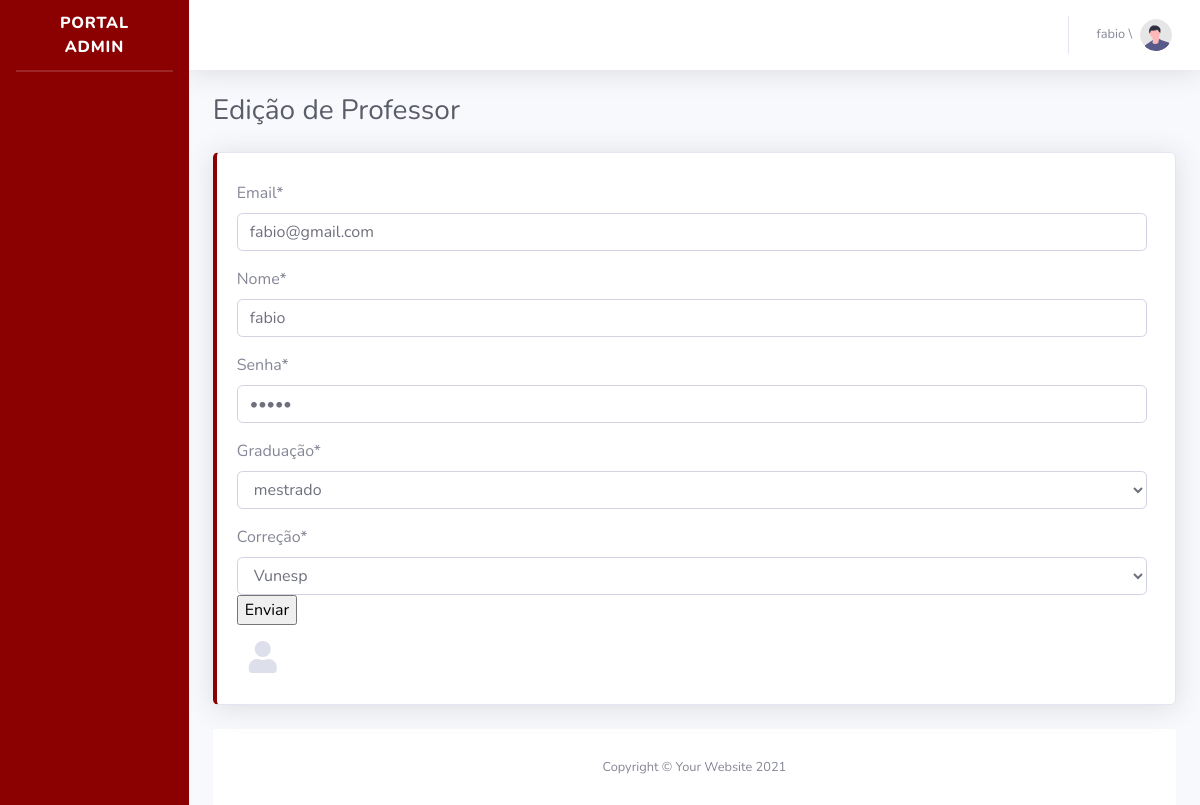
The page /editar_professor.php?id=5 (signed in) on the database as committed earlier.
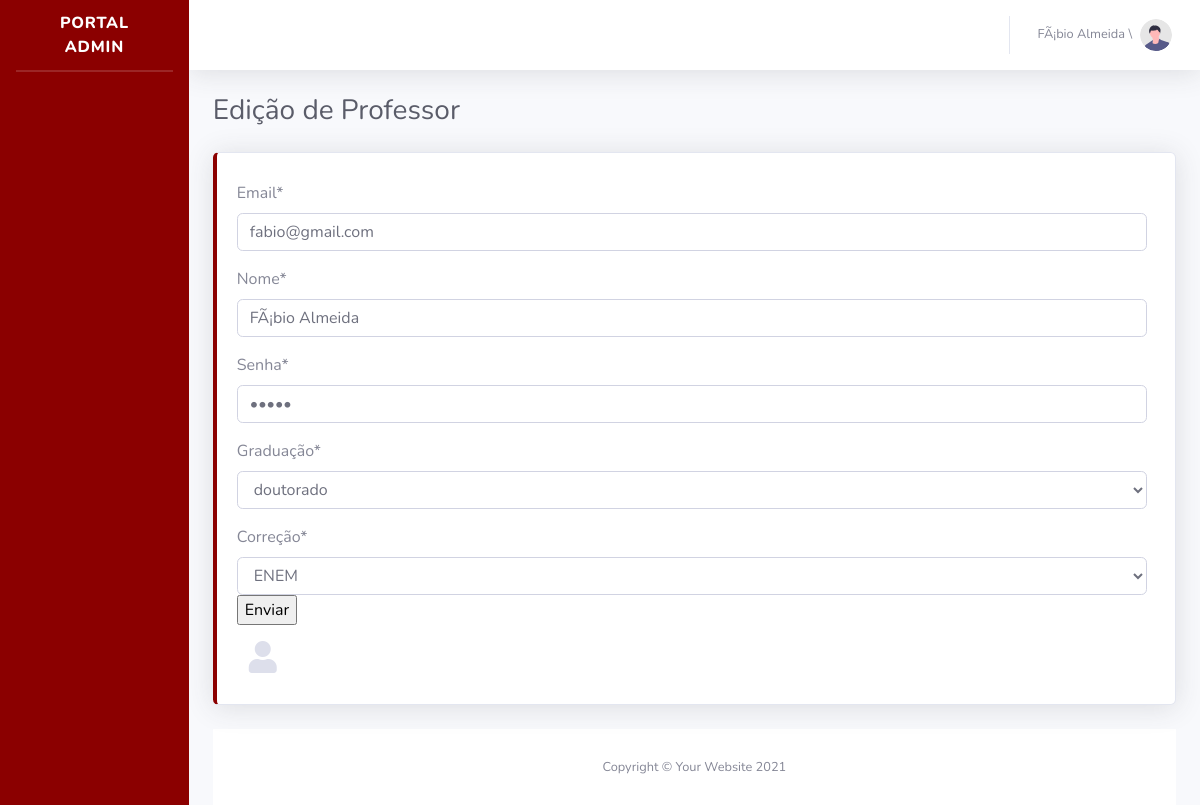
The same page on the database as committed later.
### tables this page shows
CREATE TABLE `tb_professores` (
  `id` int(11) NOT NULL,
  `nome` varchar(100) NOT NULL,
  `email` varchar(50) NOT NULL,
  `senha` varchar(20) NOT NULL,
  `graduacao` varchar(20) NOT NULL,
  `dt_validade` date NOT NULL,
  `id_tp_redacao` int(11) NOT NULL
);

CREATE TABLE `tb_tp_redacao` (
  `id` int(10) NOT NULL,
  `nome` varchar(20) NOT NULL
);

### editar_professor.php (the view, shortened to what the changed rows need)
<?php
    require('conect.php');
    $id = $_GET['id'];
    $sql_id="SELECT * FROM `tb_professores` WHERE id = $id";
    $result=mysqli_query($conecta,$sql_id);
    while($consulta_count=mysqli_fetch_array($result))
        {
            $nome_retorno = $consulta_count['nome'];
            $email_retorno = $consulta_count['email'];
            $senha_retorno = $consulta_count['senha'];
            $graduation_retorno = $consulta_count['graduacao'];
            $tiporedacao_retorno = $consulta_count['id_tp_redacao'];
        }
?>
<!DOCTYPE html>
<html lang='en'>
<head>
    <link href='vendor/fontawesome-free/css/all.min.css' rel='stylesheet' type='text/css'>
    <link href='css/sb-admin-2.min.css' rel='stylesheet'>
</head>
<body id='page-top'>
    <div id='wrapper'>
        <div id='content-wrapper' class='d-flex flex-column'>
            <div id='content'>
                <nav class='navbar navbar-expand navbar-light bg-white topbar mb-4 static-top shadow'>
                    <ul class='navbar-nav ml-auto'>
                        <li class='nav-item dropdown no-arrow'>
                            <a class='nav-link dropdown-toggle' href='#' id='userDropdown' role='button'
                                data-toggle='dropdown' aria-haspopup='true' aria-expanded='false'>
                                <span class='mr-2 d-none d-lg-inline text-gray-600 small'>
                                <?php
                                    echo $_SESSION['nome'];
                                    echo ' \ ';
                                ?>
                                </span>
                                <img class='img-profile rounded-circle'
                                    src='img/undraw_profile.svg'>
                            </a>
                        </li>
                    </ul>
                </nav>
                <div class='container-fluid'>
                    <div class='d-sm-flex align-items-center justify-content-between mb-4'>
                        <h1 class='h3 mb-0 text-gray-800'>Edição de Professor</h1>
                    </div>
                    <div class='row'>
                        <div class='col-xl-12 col-md-6 mb-4'>
                            <div class='card border-left-primary shadow h-100 py-2'>
                                <div class='card-body'>
                                    <div class='row no-gutters align-items-center'>
                                        <div class='col mr-2'>
                                        <form action="update_professor.php" method="get">
                                                <div class="form-group">
                                                    <label for="exampleInputEmail1">Email*</label>
                                                    <input type="email" class="form-control" placeholder="Digite o E-mail" name="email" id="email" required value='<?php echo $email_retorno;?>' >
                                                </div>
                                                <div class="form-group">
                                                    <label for="exampleInputEmail1">Nome*</label>
                                                    <input type="text" class="form-control" placeholder="Digite nome" name="nome" id="nome" required value='<?php echo $nome_retorno;?>'>
                                                </div>
                                                <div class="form-group">
                                                    <label for="exampleInputEmail1">Senha*</label>
                                                    <input type="password" class="form-control" placeholder="Digite senha" name="senha" id="senha" required value='<?php echo $senha_retorno;?>'>
                                                </div>
                                                <div class="form-group">
                                                    <label for="exampleFormControlSelect1">Graduação*</label>
                                                    <select class="form-control" name="graduacao" id="graduacao" required>
                                                        <option value="<?php echo $graduation_retorno;?>" selected><?php echo $graduation_retorno;?></option>
                                                    </select>
                                                </div>
                                                <div class="form-group">
                                                    <label for="exampleFormControlSelect1">Correção*</label>
                                                    <select class="form-control" name="correction" id="correct" required >
                                                        <option value='<?php echo $tiporedacao_retorno;?>' selected>
                                                        <?php
                                                                require('conect.php');
                                                                $sql_all="SELECT * FROM `tb_tp_redacao` WHERE ID = $tiporedacao_retorno";
                                                                $result=mysqli_query($conecta,$sql_all);
                                                                    while($consulta_count=mysqli_fetch_array($result))
                                                                    {
                                                                        echo $consulta_count['nome'];
                                                                    }
                                                            ?>
                                                        </option>
                                                    </select>
                                                <input type="submit" value="Enviar">
                                            </form>
                                        </div>
                                    </div>
                                </div>
                            </div>
                        </div>
                    </div>
            </div>
        </div>
    </div>
</body>
</html>

Rows that differ between the two databases and show on the page:
no longer on this page (row unchanged): tb_tp_redacao: correction "Vunesp"
changed tb_professores "fabio@gmail.com": nome "fabio" → "FÃ¡bio Almeida"; graduacao "mestrado" → "doutorado"
now on this page (row unchanged): tb_tp_redacao: correction "ENEM"
Other text that changed with them:
$_SESSION['nome']: "fabio" → "FÃ¡bio Almeida"
